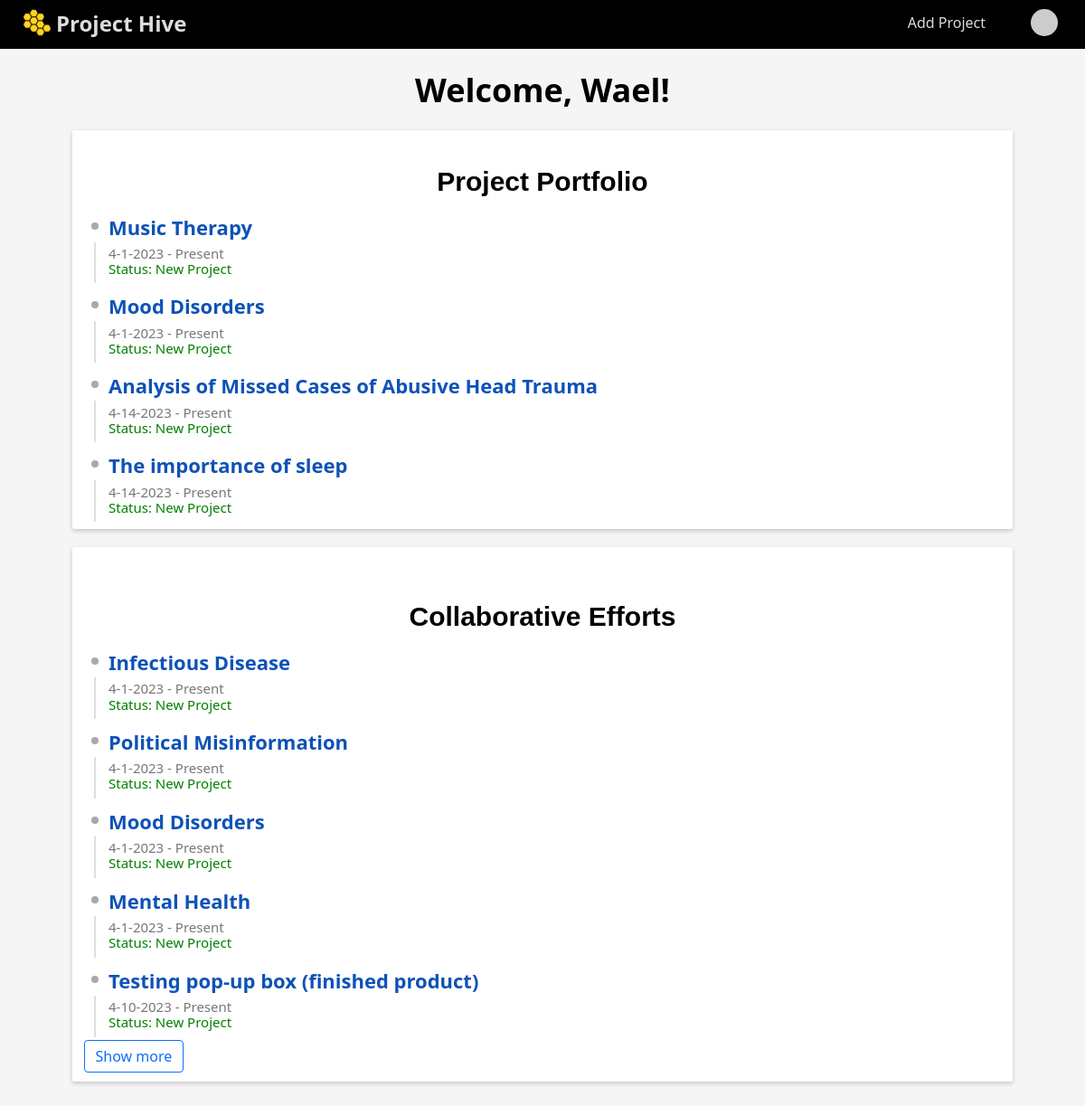
The app's page /profile/dashboard (signed in) with its own data.
### website/models.py (models this page shows)
class User(db.Model, UserMixin):
    id = db.Column(db.Integer, primary_key=True)
    first_name = db.Column(db.String(500), nullable=False)
    last_name = db.Column(db.String(500), nullable=False)
    email = db.Column(db.String(500), unique=True)
    hash = db.Column(db.String(500))

class Project(db.Model):
    id = db.Column(db.Integer, primary_key=True)
    title = db.Column(db.String(500), nullable=False)
    start_date = db.Column(db.DateTime(timezone=True), default=func.now(), nullable=False)
    description = db.Column(db.String(5000), unique=True, nullable=False)
    status = db.Column(db.String(500), default="New Project")
    leaders = db.relationship('User', secondary='leader', backref='projects')

### website/views.py (the view)
@views.route("/profile/dashboard")
@login_required
def dashboard():
    user = User.query.filter_by(email=current_user.email).first()
    leaders = Leader.query.filter_by(
        user_id=user.id
    ).all()  # grabbing all the leader's project
    collaborators = Collaborator.query.filter_by(
        user_id=user.id
    ).all()  # grabbing all the leader's project
    entries = []
    collaborator_entries = []
    for leader in leaders:
        projects = Project.query.filter_by(id=leader.project_id).all()
        if projects:
            for project in projects:
                entry = {}
                entry["title"] = project.title
                entry["description"] = project.description
                entry["status"] = project.status
                entry["id"] = project.id
                entry["start_date"] = project.start_date
                entries.append(entry)
    for collaborator in collaborators:
        projects = Project.query.filter_by(id=collaborator.project_id).all()
        if projects:
            for project in projects:
                collaborator_entry = {}
                collaborator_entry["title"] = project.title
                collaborator_entry["description"] = project.description
                collaborator_entry["status"] = project.status
                collaborator_entry["id"] = project.id
                collaborator_entry["start_date"] = project.start_date
                collaborator_entries.append(collaborator_entry)
    return render_template(
        "dashboard.html",
        user=current_user,
        entries=entries,
        collaborator_entries=collaborator_entries,
    )

### website/__init__.py (called while the page is built)
def create_app():
    app = Flask(__name__)
    app.config["TEMPLATES_AUTO_RELOAD"] = True
    app.config['SQLALCHEMY_DATABASE_URI'] = f'sqlite:///{DB_NAME}'
    app.config['SECRET_KEY'] = "dsaljf;ldsakjf;lkdsjf,cmlkjlkwqjfoijlsad;"
    app.config['LOGIN_MESSAGE'] = 'Please log in to continue.'
    db.init_app(app)
    from website.views import views
    from website.auth import auth
    app.register_blueprint(views, url_prefix="/")
    app.register_blueprint(auth, url_prefix="/")
    from website import models
    from website.models import User
    create_database(app)
    login_manager = LoginManager()
    login_manager.login_view = 'auth.login'
    login_manager.login_message = 'Please log in to continue.' # set the custom login message
    login_manager.init_app(app)
    @login_manager.user_loader
    def load_user(id):
        return User.query.get(int(id))
    return app

### website/templates/dashboard.html (shortened to what this page needs)
{% extends "base.html" %} {% block title %} Dashboard {% endblock %} {% block main%}
<h1 class="welcome">Welcome, {{ user.first_name }}!</h1>
<div class="card dashboard">
    <div class="title-grid portfolio">
        <h3 class="project-title">Project Portfolio</h3>
    </div>
    {% for entry in entries %}
        {% if loop.index < 6  %}
        <div class="project-card">
            <div class="justify-space-between project-history">
              <div class="full-width project-card">
                <div class="full-height">
                    <a href="{{ url_for('views_bp.details', id=entry.id) }}" class="fancy-link">
                        <span class="title">{{ entry.title }}</span>
                    </a>
                </div>
                <span class="period">
                  <span>{{entry.start_date.month}}-{{entry.start_date.day}}-{{entry.start_date.year}} - Present</span>
                </span>
                <span>
                    <br>
                  <span class="status-dashboard">Status: {{entry.status}}</span>
                </span>
              </div>
            </div>
        </div>
        {% endif %}
    {% endfor %}
</div>
<div class="card dashboard">
    <div class="title-grid portfolio">
        <h5 class="collab-title">Collaborative Efforts</h5>
    </div>
    {% for entry in collaborator_entries %}
        {% if loop.index < 6 %}
        <div class="collab-card">
            <div class="justify-space-between project-history">
              <div class="full-width collab-card">
                <div class="full-height">
                    <a href="{{ url_for('views_bp.details', id=entry.id) }}" class="fancy-link">
                        <span class="title">{{ entry.title }}</span>
                    </a>
                </div>
                <span class="period">
                  <span>{{entry.start_date.month}}-{{entry.start_date.day}}-{{entry.start_date.year}} - Present</span>
                </span>
                <span>
                     <br>
                  <span class="status-dashboard">Status: {{entry.status}}</span>
                </span>
              </div>
            </div>
        </div>
        {% endif %}
    {% endfor %}
        {% if collaborator_entries|length > 5  %}
    <div class="card-footer">
        <button class="homebtn btn-outline show-more-btn-collab">Show more</button>
    </div>
    {%endif%}
</div>
{% endblock %}
{% set active = 'dashboard' %}

### website/static/css/main.css (style rules this page uses)
*, *::after, *::before { box-sizing: border-box; }
html { font-size: 62.5%; min-height: 100%; }
html, body { height: 100%; margin: 0; }
.card { font-family: serif; font-size: 1.6rem; }
body { background-color: #f5f5f5; min-height: 100%; margin-bottom: -5rem; }
h1 { text-align: center; font-size: 3.6rem; }
input[type="text"], input[type="email"], input[type="password"], button { outline: none; width: 100%; }
a { text-decoration: none; }
.card { background-color: white; padding: 1rem; margin: 2rem 8rem; border: none; border-radius: 0.25rem; box-shadow: 0 2px 5px 0 rgba(0, 0, 0, 0.2); }
.card-footer { margin-top: 1rem; }
.homebtn { font-family: system-ui, -apple-system, BlinkMacSystemFont, 'Segoe UI', Roboto, Oxygen, Ubuntu, Cantarell, 'Open Sans', 'Helvetica Neue', sans-serif; background: #0d6efd; color: white; border: none; font-size: 1.6rem; padding: 0.5em 0.75em; border-radius: 0.25em; cursor: pointer; width: auto; transition: background .15s ease-out; }
.homebtn.btn-outline { background: none; border: 1px solid #0d6efd; color: #0d6efd; transition: background .15s ease-out; }
.homebtn+.homebtn { margin-left: 0.25rem; }
.portfolio { font-size: 1.4rem; border-bottom: #0b9c19; }
.dashboard { font-family: system-ui, -apple-system, BlinkMacSystemFont, 'Segoe UI', Roboto, Oxygen, Ubuntu, Cantarell, 'Open Sans', 'Helvetica Neue', sans-serif; }
.full-width { width: 100%; }
.justify-space-between { justify-content: space-between; }
.full-height { height: 100%; margin-bottom: 7px; }
.project-history { position: relative; margin-top: 20px; padding-left: 30px; }
.project-history .title { font-size: 2.2rem; }
.project-history .period { font-size: 1.5rem; color: #777; }
.status-dashboard { display: block; text-align: left; font-size: 1.5rem; margin-bottom: 0.5rem; text-align: left; color: green; }
.project-history::before { content: ""; position: absolute; top: 7px; left: 10.6px; width: 8px; height: 8px; border-radius: 50%; background-color: #a9a9a9; z-index: 1; }
.project-history::after { content: ""; position: absolute; top: 29px; left: 14px; bottom: -7px; width: 2px; background-color: #dedede; z-index: 1; }
.fancy-link { position: relative; display: inline-block; color: #0e52b7; text-decoration: none; font-weight: bold; font-size: 1.2rem; transition: all 0.3s ease; }
.fancy-link::after { content: ''; position: absolute; bottom: -1px; left: 50%; transform: translateX(-50%); width: 0; height: 2px; background-color: #0077B5; transition: all 0.3s ease; }
.project-title { font-family: sans-serif; font-size: 3.0rem; text-align: center; margin-bottom: 1.5rem; }
.collab-title { font-family: sans-serif; font-size: 3.0rem; text-align: center; margin-bottom: 1.5rem; }

### records on screen
User: first_name "Wael"
Project: title "Music Therapy", start_date.month "4", start_date.day "1", start_date.year "2023", status "New Project"
Project: title "Mood Disorders", start_date.month "4", start_date.day "1", start_date.year "2023", status "New Project"
Project: title "Analysis of Missed Cases of Abusive Head Trauma", start_date.month "4", start_date.day "14", start_date.year "2023", status "New Project"
Project: title "The importance of sleep", start_date.month "4", start_date.day "14", start_date.year "2023", status "New Project"
Project: title "Infectious Disease", start_date.month "4", start_date.day "1", start_date.year "2023", status "New Project"
Project: title "Political Misinformation", start_date.month "4", start_date.day "1", start_date.year "2023", status "New Project"
Project: title "Mental Health", start_date.month "4", start_date.day "1", start_date.year "2023", status "New Project"
Project: title "Testing pop-up box (finished product)", start_date.month "4", start_date.day "10", start_date.year "2023", status "New Project"
